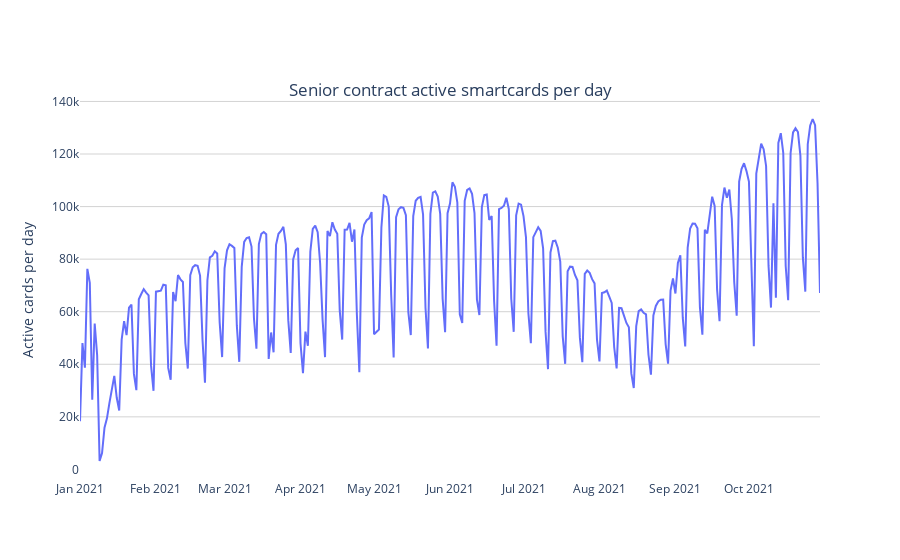

Notebook code for this chart:
### Code cell
import plotly.express as px

fig = px.line(meta_df, x="dates", y="unique_cards", title='Senior contract active smartcards per day',
              labels={'x': "", 'y':'Number of smartcards'})
fig.update_layout(xaxis=dict(showgrid=True),
              yaxis=dict(showgrid=True, gridcolor='lightgrey'),
              plot_bgcolor='white',
              xaxis_title="", yaxis_title="Active cards per day",
              title_x=0.5, title_y=0.85,
)
fig.show()

### Figure 1 — Plotly figure (JSON) as saved in the notebook; plotly's stock layout.template omitted (floating-point values rounded to 4 significant figures; data arrays with more than 128 entries replaced by an {"elided": "..."} marker saying what was removed)
{"data": [{"hovertemplate": "dates=%{x}<br>unique_cards=%{y}<extra></extra>", "legendgroup": "", "line": {"color": "#636efa", "dash": "solid"}, "marker": {"symbol": "circle"}, "mode": "lines", "name": "", "orientation": "v", "showlegend": false, "type": "scatter", "x": {"elided": "303 str values"}, "xaxis": "x", "y": {"elided": "303 int values"}, "yaxis": "y"}], "layout": {"legend": {"tracegroupgap": 0}, "plot_bgcolor": "white", "title": {"text": "Senior contract active smartcards per day", "x": 0.5, "y": 0.85}, "xaxis": {"anchor": "y", "domain": [0, 1], "showgrid": true, "title": {"text": ""}}, "yaxis": {"anchor": "x", "domain": [0, 1], "gridcolor": "lightgrey", "showgrid": true, "title": {"text": "Active cards per day"}}}}
